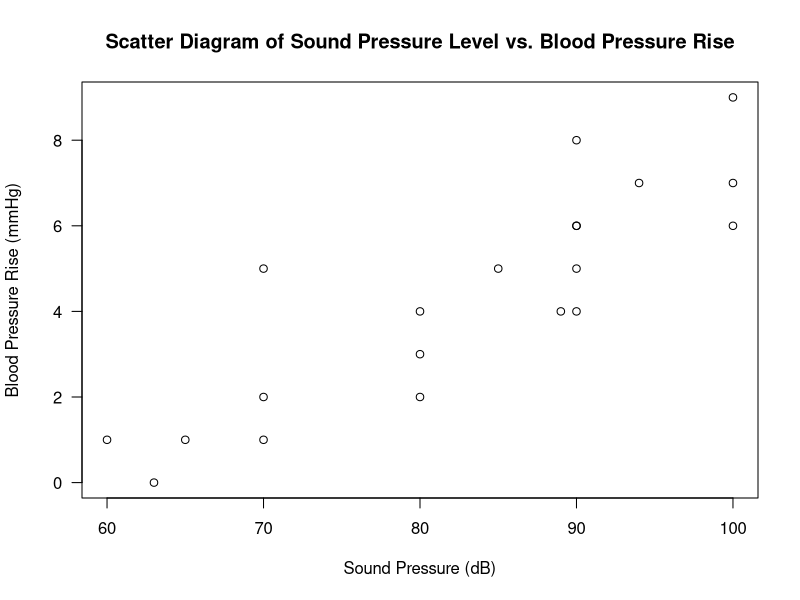

R code for this plot:
## ---- chunk 1
SoundPressure = c(60, 63, 65, 70, 70, 70, 80, 90, 80, 80, 85, 89, 90, 90, 90, 90, 94, 100, 100, 100)
BloodPressureRise = c(1, 0, 1, 2, 5, 1, 4, 6, 2, 3, 5, 4, 6, 8, 4, 5, 7, 9, 7, 6)
## ---- chunk 2
plot(SoundPressure, BloodPressureRise,
     main = "Scatter Diagram of Sound Pressure Level vs. Blood Pressure Rise",
     xlab = "Sound Pressure (dB)",
     ylab = "Blood Pressure Rise (mmHg)", las = 1)
## ---- chunk 3
simreg = lm(BloodPressureRise ~ SoundPressure)
summary(simreg)
coeffsim = coef(simreg)
## ---- chunk 4
var1 = (deviance(simreg))/simreg$df.residual; var1
## ---- chunk 5
prediction = data.frame(SoundPressure=85)
predictbp = predict(simreg, prediction)
## ---- chunk 6
optics.data <- data.frame(
  Brightness = c(54, 61, 65, 100, 100, 100, 50, 57, 54),
  Contrast = c(56, 80, 70, 50, 65, 80, 25, 35, 26),
  UsefulRange = c(96, 50, 50, 112, 96, 80, 155, 144, 255)
)
## ---- chunk 7
multreg <- lm(UsefulRange ~ Brightness + Contrast ,data=optics.data)
summary(multreg)
coeffsmult = coefficients(multreg)
## ---- chunk 8
var2 = (deviance(multreg))/multreg$df.residual; var2
## ---- chunk 9
secoeff = coef(summary(multreg))[, "Std. Error"]
## ---- chunk 10
newdata = data.frame(Brightness=80, Contrast=75);
predict(multreg, newdata)
## ---- chunk 11
tcoeff = coef(summary(multreg))[, "t value"]
